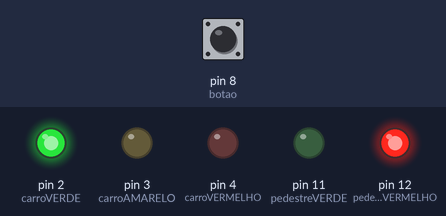
The sketch below on a simulated Arduino Uno, built with avr-gcc and run on an emulated ATmega328P. Shown: output pins drawn as LEDs (lit = HIGH). The inputs (shaded band) are chosen by the test bench; at power-on: pin 8 (botao) HIGH.

Above: at 1.2 s.
1.3 s: pin 8 (botao) pulled LOW for 0.15 s
At 8.0 s:
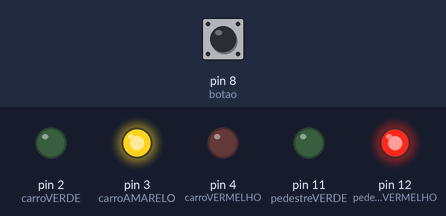
At 12.2 s:
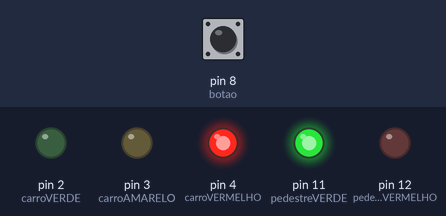
Timing chart, 0 to 21.3 s (numbered marks = the images above; inputs shaded):
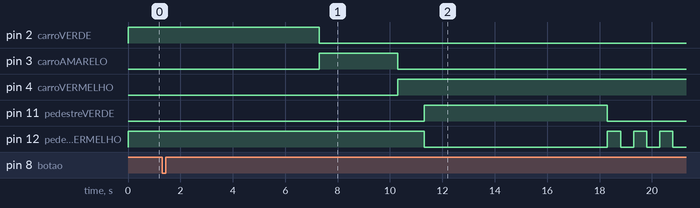

Measured:
- after the input at 1.3 s, pin 2 (carroVERDE): HIGH → LOW after 6.0 s; pin 3 (carroAMARELO): LOW → HIGH after 6.0 s, → LOW 3.0 s later; pin 4 (carroVERMELHO): LOW → HIGH after 9.0 s; pin 11 (pedestreVERDE): LOW → HIGH after 10.0 s, → LOW 7.0 s later; pin 12 (pedestreVERMELHO): HIGH → LOW after 10.0 s, then repeats every 1.0 s: HIGH 0.50 s, LOW 0.50 s

The sketch:

SEMAFORO.ino
```cpp
#define carroVERDE 2
#define carroAMARELO 3
#define carroVERMELHO 4

#define pedestreVERDE 11
#define pedestreVERMELHO 12
#define botao 8

void setup()
{
  pinMode(carroVERDE,OUTPUT);
  pinMode(carroAMARELO,OUTPUT);
  pinMode(carroVERMELHO,OUTPUT);
  pinMode(pedestreVERDE,OUTPUT);
  pinMode(pedestreVERMELHO,OUTPUT);

  pinMode(botao,INPUT_PULLUP);

  digitalWrite(carroVERDE,LOW);
  digitalWrite(carroAMARELO,LOW);
  digitalWrite(carroVERMELHO,LOW);
  digitalWrite(pedestreVERDE,LOW);
  digitalWrite(pedestreVERMELHO,LOW);

}

void loop()
{
  while(digitalRead(botao)){
  digitalWrite(carroVERDE,HIGH);
  digitalWrite(pedestreVERMELHO,HIGH);
  }

  delay(6000);

  digitalWrite(carroVERDE,LOW);
  digitalWrite(carroAMARELO,HIGH);

  delay(3000);

  digitalWrite(carroAMARELO,LOW);
  digitalWrite(carroVERMELHO,HIGH);

  delay(1000);

  digitalWrite(pedestreVERMELHO,LOW);
  digitalWrite(pedestreVERDE,HIGH);

  delay(7000);

  digitalWrite(pedestreVERDE,LOW);

  //pisca o led vermelho do pedestre
  for(int i = 0;i < 10;i++)
  {
    digitalWrite(pedestreVERMELHO,!(digitalRead(pedestreVERMELHO)));
    delay(500);
  }

  delay(1000);

  digitalWrite(pedestreVERMELHO,HIGH);
  digitalWrite(carroVERMELHO,LOW);


}
```
